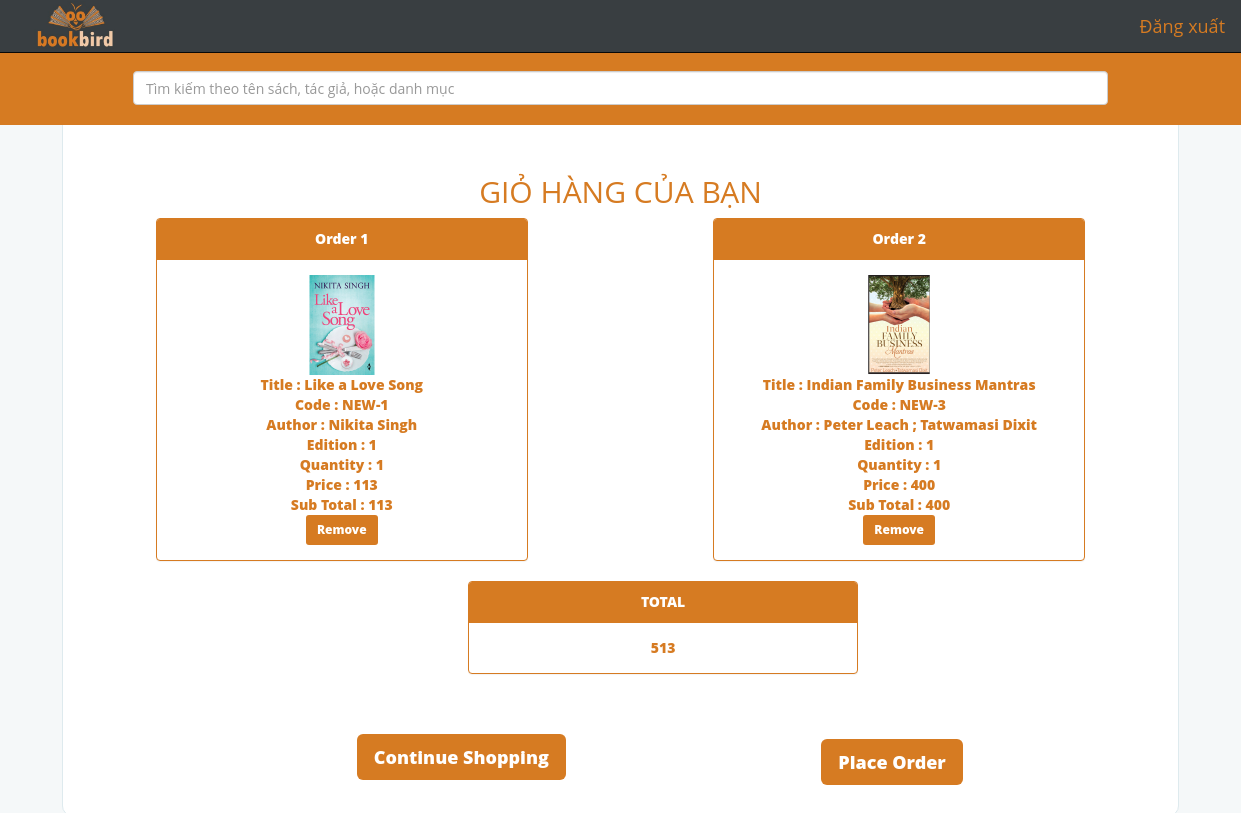
/cart.php (signed in), run on an earlier commit of the app's database.
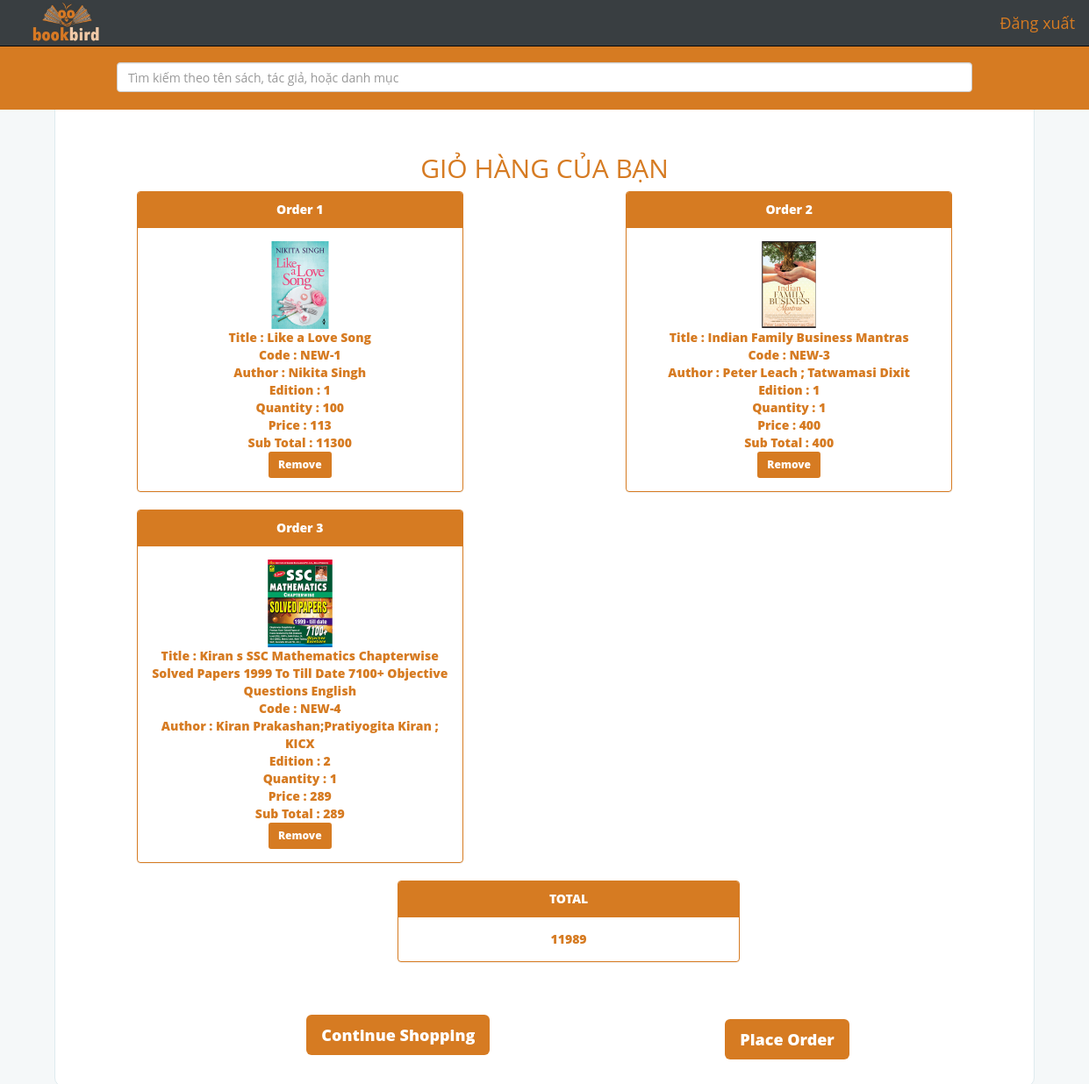
And on a later commit of the database.
### tables this page shows
CREATE TABLE `cart` (
  `Customer` varchar(40) NOT NULL DEFAULT '',
  `Product` varchar(40) NOT NULL DEFAULT '',
  `Quantity` int(5) NOT NULL
);

CREATE TABLE `products` (
  `PID` varchar(25) NOT NULL,
  `Title` varchar(255) NOT NULL,
  `Author` varchar(255) NOT NULL,
  `MRP` float NOT NULL,
  `Price` float NOT NULL,
  `Discount` int(11) DEFAULT NULL,
  `Available` int(11) NOT NULL,
  `Publisher` varchar(255) DEFAULT NULL,
  `Edition` varchar(20) DEFAULT NULL,
  `Category` varchar(255) DEFAULT NULL,
  `Description` text DEFAULT NULL,
  `Language` varchar(255) DEFAULT NULL,
  `page` int(5) DEFAULT NULL,
  `weight` int(4) DEFAULT 500
);

### cart.php (the view, shortened to what this page needs)
<?php
	include "dbconnect.php";
         $customer=$_SESSION['user'];
?>
<!DOCTYPE html>
<html lang="en">
<head>
    <link href="css/bootstrap.min.css" rel="stylesheet">
    <link href="css/my.css" rel="stylesheet">
</head>
<body>
  <nav class="navbar navbar-default navbar-fixed-top navbar-inverse">
    <div class="container-fluid">
        <div class="navbar-header">
          	<a class="navbar-brand" href="index.php" style="padding: 1px;"><img class="img-responsive" alt="Brand" src="img/logo.jpg"  style="width: 147px;margin: 0px;"></a>
        </div>
        <div class="collapse navbar-collapse" id="bs-example-navbar-collapse-1">
        <ul class="nav navbar-nav navbar-right">
	        <?php
	        if(!isset($_SESSION['user']))
	          {
	            echo'
	            <li>
	                <button type="button" id="login_button" class="btn btn-lg" data-toggle="modal" data-target="#login">Login</button>
	                  <div id="login" class="modal fade" role="dialog">
	                    <div class="modal-dialog">
	                        <div class="modal-content">
	                            <div class="modal-header">
	                                <button type="button" class="close" data-dismiss="modal">&times;</button>
	                                <h4 class="modal-title text-center">Login Form</h4>
	                            </div>
	                            <div class="modal-body">
	                              <ul >
	                                <li>
	                                  <div class="row">
	                                      <div class="col-md-12 text-center">
	                                          <form class="form" role="form" method="post" action="index.php" accept-charset="UTF-8">
	                                              <div class="form-group">
	                                                  <label class="sr-only" for="username">Username</label>
	                                                  <input type="text" name="login_username" class="form-control" placeholder="Username" required>
	                                              </div>
	                                              <div class="form-group">
	                                                  <label class="sr-only" for="password">Password</label>
	                                                  <input type="password" name="login_password" class="form-control"  placeholder="Password" required>
	                                                  <div class="help-block text-right">
	                                                      <a href="#">Forget the password ?</a>
	                                                  </div>
	                                              </div>
	                                              <div class="form-group">
	                                                  <button type="submit" name="submit" value="login" class="btn btn-block">
	                                                      Sign in
	                                                  </button>
	                                              </div>
	                                          </form>
	                                      </div>
	                                  </div>
	                                </li>
	                              </ul>
	                            </div>
	                            <div class="modal-footer">
	                                <button type="button" class="btn btn-default" data-dismiss="modal">Close</button>
	                            </div>
	                        </div>
	                    </div>
	                  </div>
	            </li>
	            <li>
	              <button type="button" id="register_button" class="btn btn-lg" data-toggle="modal" data-target="#register">Sign Up</button>
	                <div id="register" class="modal fade" role="dialog">
	                  <div class="modal-dialog">
	                      <div class="modal-content">
	                          <div class="modal-header">
	                              <button type="button" class="close" data-dismiss="modal">&times;</button>
	                              <h4 class="modal-title text-center">Member Registration Form</h4>
	                          </div>
	                          <div class="modal-body">
	                            <ul >
	                              <li>
	                                <div class="row">
	                                    <div class="col-md-12 text-center">
	                                        <form class="form" role="form" method="post" action="index.php" accept-charset="UTF-8">
	                                            <div class="form-group">
	                                                <label class="sr-only" for="username">Username</label>
	                                                <input type="text" name="register_username" class="form-control" placeholder="Username" required>
	                                            </div>
	                                            <div class="form-group">
	                                                <label class="sr-only" for="password">Password</label>
	                                                <input type="password" name="register_password" class="form-control"  placeholder="Password" required>
	                                            </div>
	                                            <div class="form-group">
	                                                <button type="submit" name="submit" value="register" class="btn btn-block">
	                                                    Sign Up
	                                                </button>
	                                            </div>
	                                        </form>
	                                    </div>
	                                </div>
	                              </li>
	                            </ul>
	                          </div>
	                          <div class="modal-footer">
	                              <button type="button" class="btn btn-default" data-dismiss="modal">Close</button>
	                          </div>
	                      </div>
	                  </div>
	                </div>
	            </li>';
	          }
	        else
	            echo' <li> <a href="destroy.php" class="btn btn-lg"> Đăng xuất </a> </li>';
	        ?>
        </ul>
        </div>
    </div>
  </nav>
  <div id="top" >
      <div id="searchbox" class="container-fluid" style="width:112%;margin-left:-6%;margin-right:-6%;">
          <div>
              <form role="search" method="POST" action="Result.php">
                  <input type="text" class="form-control" name="keyword" style="width:80%;margin:20px 10% 20px 10%;" placeholder="Tìm kiếm theo tên sách, tác giả, hoặc danh mục">
              </form>
          </div>
      </div>
	<?php
echo '<div class="container-fluid" id="cart">
      <div class="row">
          <div class="col-xs-12 text-center" id="heading">
                 <h2 style="color:#D67B22;text-transform:uppercase;">GIỎ HÀNG CỦA BẠN</h2>
           </div>
        </div>';
	if(isset($_SESSION['user']))
	    {
              	$query="SELECT PID,Title,Author,Edition,Quantity,Price FROM cart INNER JOIN products ON cart.Product=products.PID
              	        WHERE Customer='$customer'";
	        $result=mysqli_query($con,$query);
                $total=0;
                if(mysqli_num_rows($result)>0)
                {    $i=1;
                     $j=0;
                     while($row = mysqli_fetch_assoc($result))
                     {       $path = "img/books/".$row['PID'].".jpg";
                             $Stotal = $row['Quantity'] * $row['Price'];
                             if($i % 2 == 1)  $offset= 1;
                             if($i % 2 == 0)  $offset= 2;
                             if($j%2==0)
                                 echo '<div class="row">';
                                 echo '
                                      <div class="panel col-xs-12 col-sm-4 col-sm-offset-'.$offset.' col-md-4 col-md-offset-'.$offset.' col-lg-4 col-lg-offset-'.$offset.' text-center" style="color:#D67B22;font-weight:800;">
                                          <div class="panel-heading">Order '. $i .'
                                          </div>
                                          <div class="panel-body">
			                                                <img class="image-responsive block-center" src="'.$path.'" style="height :100px;"> <br>
           							                                               Title : '.$row['Title'].'  <br>
                                                                        Code : '.$row['PID'].'     <br>
                                                      									Author : '.$row['Author'].' <br>
                                                      									Edition : '.$row['Edition'].' <br>
                                                      									Quantity : '.$row['Quantity'].' <br>
                                                      									Price : '.$row['Price'].' <br>
                                                      									Sub Total : '.$Stotal.' <br>
                                                                       <a href="cart.php?remove='.$row['PID'].'" class="btn btn-sm"
                                                                          style="background:#D67B22;color:white;font-weight:800;">
                                                                          Remove
                                                                        </a>
                                        </div>
                                    </div>';
                               if($j % 2==1)
                                   echo '</div>';
                               $total=$total + $Stotal;
                               $i++;
                               $j++;
                     }
                    echo '<div class="container">
                              <div class="row">
                                 <div class="panel col-xs-8 col-xs-offset-2 col-sm-4 col-sm-offset-4 col-md-4 col-md-offset-4 col-lg-4 col-lg-offset-4 text-center" style="color:#D67B22;font-weight:800;">
                                     <div class="panel-heading">TOTAL
                                     </div>
                                      <div class="panel-body">'.$total.'
                                     </div>
                                 </div>
                               </div>
                          </div>
                         ';
                     echo '<br> <br>';
                     echo '<div class="row">
                             <div class="col-xs-8 col-xs-offset-2  col-sm-4 col-sm-offset-2 col-md-4 col-md-offset-3 col-lg-4 col-lg-offset-3">
                                  <a href="index.php" class="btn btn-lg" style="background:#D67B22;color:white;font-weight:800;">Continue Shopping</a>
                             </div>
                             <div class="col-xs-6 col-xs-offset-3 col-sm-4 col-sm-offset-2 col-md-4 col-md-offset-1 col-lg-4 ">
                                  <a href="cart.php?place=true" class="btn btn-lg" style="background:#D67B22;color:white;font-weight:800;margin-top:5px;">Place Order</a>
                             </div>
                           </div>
                           ';
                     }
	    }
	else
	    {
	          echo "login to continue";
	    }
        echo '</div>';
	?>
</body>
<html>

### css/my.css (style rules this page uses)
body { margin-top:50px;margin-left:5%;margin-right:5%;font-family:"Open sans";background: #F5F8F9;overflow-x:hidden; }
.navbar { background:#393E41;display:inline-block;z-index:100;color:#000; }
.navbar li a { color:#D67B22!important; }
#top { border:1px solid #DEEAEE;background:#fff;border-radius:10px; }
#searchbox { background:#D67B22;overflow:hidden; }

### cart.php (style rules this page uses)
#cart { margin-top:30px;margin-bottom:30px; }
.panel { border:1px solid #D67B22;padding-left:0px;padding-right:0px; }
.panel-heading { background:#D67B22 !important;color:white !important; }

What changed in the data, as far as the page shows it:
changed cart "Like a Love Song": Quantity "1" → "100"; Quantity.Price "113" → "11300"
added cart: products.PID (picture), products.Title "Kiran s SSC Mathematics Chapterwise Solved Papers 1999 To Till Date 7100+ Objective Questions English", products.PID "NEW-4", products.Author "Kiran Prakashan;Pratiyogita Kiran ; KICX", products.Edition "2", Quantity "1", products.Price "289"
Also different on the page:
$total: "513" → "11989"
